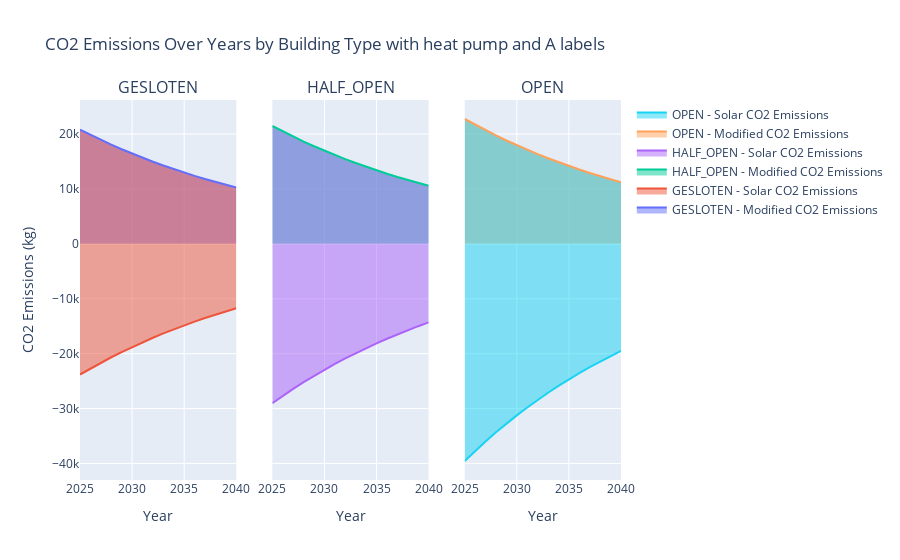

The code cell stored with this chart in its notebook:
### Code cell
import pandas as pd
import plotly.graph_objects as go
from plotly.subplots import make_subplots


# Filter the DataFrame
testcase2 = df[(df['epc_ind'] < 100) & (df['heating_system'] == 'Heat Pump') & (df.scenario_name.str.contains('PV full roof')) & (~df.scenario_name.str.contains('PV full roof with battery'))  ].sort_values(by='tco', ascending=False).drop_duplicates(subset=['name'], keep='first')

# Extract the years from the columns
years = sorted([int(col.split('_')[-1]) for col in testcase2.columns if 'emissions_' in col])

# Initialize lists to store the data
data = []

# Collect data for each year and each building type
for year in years:
    for building_type, group in testcase2.groupby('building_type'):
        modified_emissions = group[f'modified_emissions_{year}'].sum()
        solar_emissions = group[f'solar_injection_emissions_{year}'].sum() * -1  # Make solar emissions negative
        data.append([year, building_type, 'Modified CO2 Emissions', modified_emissions])
        data.append([year, building_type, 'Solar CO2 Emissions', solar_emissions])

# Create a DataFrame from the collected data
emissions_df = pd.DataFrame(data, columns=['Year', 'Building Type', 'Emissions Type', 'Emissions'])

# Get unique building types
building_types = emissions_df['Building Type'].unique()

# Create subplots
fig = make_subplots(rows=1, cols=3, shared_yaxes=True, subplot_titles=building_types)

# Add traces for each building type
for i, building_type in enumerate(building_types, start=1):
    subset = emissions_df[emissions_df['Building Type'] == building_type]
    fig.add_trace(go.Scatter(
        x=subset[subset['Emissions Type'] == 'Modified CO2 Emissions']['Year'],
        y=subset[subset['Emissions Type'] == 'Modified CO2 Emissions']['Emissions'],
        fill='tonexty',
        name=f'{building_type} - Modified CO2 Emissions'
    ), row=1, col=i)
    fig.add_trace(go.Scatter(
        x=subset[subset['Emissions Type'] == 'Solar CO2 Emissions']['Year'],
        y=subset[subset['Emissions Type'] == 'Solar CO2 Emissions']['Emissions'],
        fill='tonexty',
        name=f'{building_type} - Solar CO2 Emissions'
    ), row=1, col=i)

# Update layout
fig.update_layout(
    title='CO2 Emissions Over Years by Building Type with heat pump and A labels',
    xaxis_title='Year',
    yaxis_title='CO2 Emissions (kg)',
    showlegend=True
)

# Update x-axes titles for each subplot
for i in range(1, len(building_types) + 1):
    fig.update_xaxes(title_text='Year', row=1, col=i)

# Update y-axis title only for the first subplot
fig.update_yaxes(title_text='CO2 Emissions (kg)', row=1, col=1)

# Show the plot
fig.show()

### Figure 1 — Plotly figure (JSON) as saved in the notebook; plotly's stock layout.template omitted (floating-point values rounded to 4 significant figures)
{"data": [{"fill": "tonexty", "name": "GESLOTEN - Modified CO2 Emissions", "type": "scatter", "x": [2025, 2025, 2025, 2026, 2026, 2026, 2027, 2027, 2027, 2028, 2028, 2028, 2029, 2029, 2029, 2030, 2030, 2030, 2031, 2031, 2031, 2032, 2032, 2032, 2033, 2033, 2033, 2034, 2034, 2034, 2035, 2035, 2035, 2036, 2036, 2036, 2037, 2037, 2037, 2038, 2038, 2038, 2039, 2039, 2039, 2040, 2040, 2040], "xaxis": "x", "y": [20810.0, 20810.0, 20810.0, 19850.0, 19850.0, 19850.0, 18930.0, 18930.0, 18930.0, 18060.0, 18060.0, 18060.0, 17230.0, 17230.0, 17230.0, 16430.0, 16430.0, 16430.0, 15680.0, 15680.0, 15680.0, 14950.0, 14950.0, 14950.0, 14270.0, 14270.0, 14270.0, 13610.0, 13610.0, 13610.0, 12980.0, 12980.0, 12980.0, 12380.0, 12380.0, 12380.0, 11810.0, 11810.0, 11810.0, 11270.0, 11270.0, 11270.0, 10750.0, 10750.0, 10750.0, 10250.0, 10250.0, 10250.0], "yaxis": "y"}, {"fill": "tonexty", "name": "GESLOTEN - Solar CO2 Emissions", "type": "scatter", "x": [2025, 2025, 2025, 2026, 2026, 2026, 2027, 2027, 2027, 2028, 2028, 2028, 2029, 2029, 2029, 2030, 2030, 2030, 2031, 2031, 2031, 2032, 2032, 2032, 2033, 2033, 2033, 2034, 2034, 2034, 2035, 2035, 2035, 2036, 2036, 2036, 2037, 2037, 2037, 2038, 2038, 2038, 2039, 2039, 2039, 2040, 2040, 2040], "xaxis": "x", "y": [-23800.0, -23800.0, -23800.0, -22700.0, -22700.0, -22700.0, -21660.0, -21660.0, -21660.0, -20660.0, -20660.0, -20660.0, -19710.0, -19710.0, -19710.0, -18800.0, -18800.0, -18800.0, -17930.0, -17930.0, -17930.0, -17110.0, -17110.0, -17110.0, -16320.0, -16320.0, -16320.0, -15570.0, -15570.0, -15570.0, -14850.0, -14850.0, -14850.0, -14160.0, -14160.0, -14160.0, -13510.0, -13510.0, -13510.0, -12890.0, -12890.0, -12890.0, -12290.0, -12290.0, -12290.0, -11730.0, -11730.0, -11730.0], "yaxis": "y"}, {"fill": "tonexty", "name": "HALF_OPEN - Modified CO2 Emissions", "type": "scatter", "x": [2025, 2025, 2025, 2026, 2026, 2026, 2027, 2027, 2027, 2028, 2028, 2028, 2029, 2029, 2029, 2030, 2030, 2030, 2031, 2031, 2031, 2032, 2032, 2032, 2033, 2033, 2033, 2034, 2034, 2034, 2035, 2035, 2035, 2036, 2036, 2036, 2037, 2037, 2037, 2038, 2038, 2038, 2039, 2039, 2039, 2040, 2040, 2040], "xaxis": "x2", "y": [21470.0, 21470.0, 21470.0, 20480.0, 20480.0, 20480.0, 19540.0, 19540.0, 19540.0, 18640.0, 18640.0, 18640.0, 17780.0, 17780.0, 17780.0, 16960.0, 16960.0, 16960.0, 16180.0, 16180.0, 16180.0, 15430.0, 15430.0, 15430.0, 14720.0, 14720.0, 14720.0, 14040.0, 14040.0, 14040.0, 13400.0, 13400.0, 13400.0, 12780.0, 12780.0, 12780.0, 12190.0, 12190.0, 12190.0, 11630.0, 11630.0, 11630.0, 11090.0, 11090.0, 11090.0, 10580.0, 10580.0, 10580.0], "yaxis": "y2"}, {"fill": "tonexty", "name": "HALF_OPEN - Solar CO2 Emissions", "type": "scatter", "x": [2025, 2025, 2025, 2026, 2026, 2026, 2027, 2027, 2027, 2028, 2028, 2028, 2029, 2029, 2029, 2030, 2030, 2030, 2031, 2031, 2031, 2032, 2032, 2032, 2033, 2033, 2033, 2034, 2034, 2034, 2035, 2035, 2035, 2036, 2036, 2036, 2037, 2037, 2037, 2038, 2038, 2038, 2039, 2039, 2039, 2040, 2040, 2040], "xaxis": "x2", "y": [-29040.0, -29040.0, -29040.0, -27700.0, -27700.0, -27700.0, -26420.0, -26420.0, -26420.0, -25200.0, -25200.0, -25200.0, -24040.0, -24040.0, -24040.0, -22930.0, -22930.0, -22930.0, -21880.0, -21880.0, -21880.0, -20870.0, -20870.0, -20870.0, -19910.0, -19910.0, -19910.0, -18990.0, -18990.0, -18990.0, -18110.0, -18110.0, -18110.0, -17280.0, -17280.0, -17280.0, -16480.0, -16480.0, -16480.0, -15720.0, -15720.0, -15720.0, -15000.0, -15000.0, -15000.0, -14310.0, -14310.0, -14310.0], "yaxis": "y2"}, {"fill": "tonexty", "name": "OPEN - Modified CO2 Emissions", "type": "scatter", "x": [2025, 2025, 2025, 2026, 2026, 2026, 2027, 2027, 2027, 2028, 2028, 2028, 2029, 2029, 2029, 2030, 2030, 2030, 2031, 2031, 2031, 2032, 2032, 2032, 2033, 2033, 2033, 2034, 2034, 2034, 2035, 2035, 2035, 2036, 2036, 2036, 2037, 2037, 2037, 2038, 2038, 2038, 2039, 2039, 2039, 2040, 2040, 2040], "xaxis": "x3", "y": [22740.0, 22740.0, 22740.0, 21700.0, 21700.0, 21700.0, 20700.0, 20700.0, 20700.0, 19740.0, 19740.0, 19740.0, 18830.0, 18830.0, 18830.0, 17960.0, 17960.0, 17960.0, 17140.0, 17140.0, 17140.0, 16350.0, 16350.0, 16350.0, 15590.0, 15590.0, 15590.0, 14870.0, 14870.0, 14870.0, 14190.0, 14190.0, 14190.0, 13530.0, 13530.0, 13530.0, 12910.0, 12910.0, 12910.0, 12320.0, 12320.0, 12320.0, 11750.0, 11750.0, 11750.0, 11210.0, 11210.0, 11210.0], "yaxis": "y3"}, {"fill": "tonexty", "name": "OPEN - Solar CO2 Emissions", "type": "scatter", "x": [2025, 2025, 2025, 2026, 2026, 2026, 2027, 2027, 2027, 2028, 2028, 2028, 2029, 2029, 2029, 2030, 2030, 2030, 2031, 2031, 2031, 2032, 2032, 2032, 2033, 2033, 2033, 2034, 2034, 2034, 2035, 2035, 2035, 2036, 2036, 2036, 2037, 2037, 2037, 2038, 2038, 2038, 2039, 2039, 2039, 2040, 2040, 2040], "xaxis": "x3", "y": [-39560.0, -39560.0, -39560.0, -37730.0, -37730.0, -37730.0, -35990.0, -35990.0, -35990.0, -34340.0, -34340.0, -34340.0, -32750.0, -32750.0, -32750.0, -31240.0, -31240.0, -31240.0, -29800.0, -29800.0, -29800.0, -28430.0, -28430.0, -28430.0, -27120.0, -27120.0, -27120.0, -25870.0, -25870.0, -25870.0, -24680.0, -24680.0, -24680.0, -23540.0, -23540.0, -23540.0, -22460.0, -22460.0, -22460.0, -21420.0, -21420.0, -21420.0, -20430.0, -20430.0, -20430.0, -19490.0, -19490.0, -19490.0], "yaxis": "y3"}], "layout": {"annotations": [{"font": {"size": 16}, "showarrow": false, "text": "GESLOTEN", "x": 0.1444, "xanchor": "center", "xref": "paper", "y": 1, "yanchor": "bottom", "yref": "paper"}, {"font": {"size": 16}, "showarrow": false, "text": "HALF_OPEN", "x": 0.5, "xanchor": "center", "xref": "paper", "y": 1, "yanchor": "bottom", "yref": "paper"}, {"font": {"size": 16}, "showarrow": false, "text": "OPEN", "x": 0.8556, "xanchor": "center", "xref": "paper", "y": 1, "yanchor": "bottom", "yref": "paper"}], "showlegend": true, "title": {"text": "CO2 Emissions Over Years by Building Type with heat pump and A labels"}, "xaxis": {"anchor": "y", "domain": [0, 0.2889], "title": {"text": "Year"}}, "xaxis2": {"anchor": "y2", "domain": [0.3556, 0.6444], "title": {"text": "Year"}}, "xaxis3": {"anchor": "y3", "domain": [0.7111, 1], "title": {"text": "Year"}}, "yaxis": {"anchor": "x", "domain": [0, 1], "title": {"text": "CO2 Emissions (kg)"}}, "yaxis2": {"anchor": "x2", "domain": [0, 1], "matches": "y", "showticklabels": false}, "yaxis3": {"anchor": "x3", "domain": [0, 1], "matches": "y", "showticklabels": false}}}
